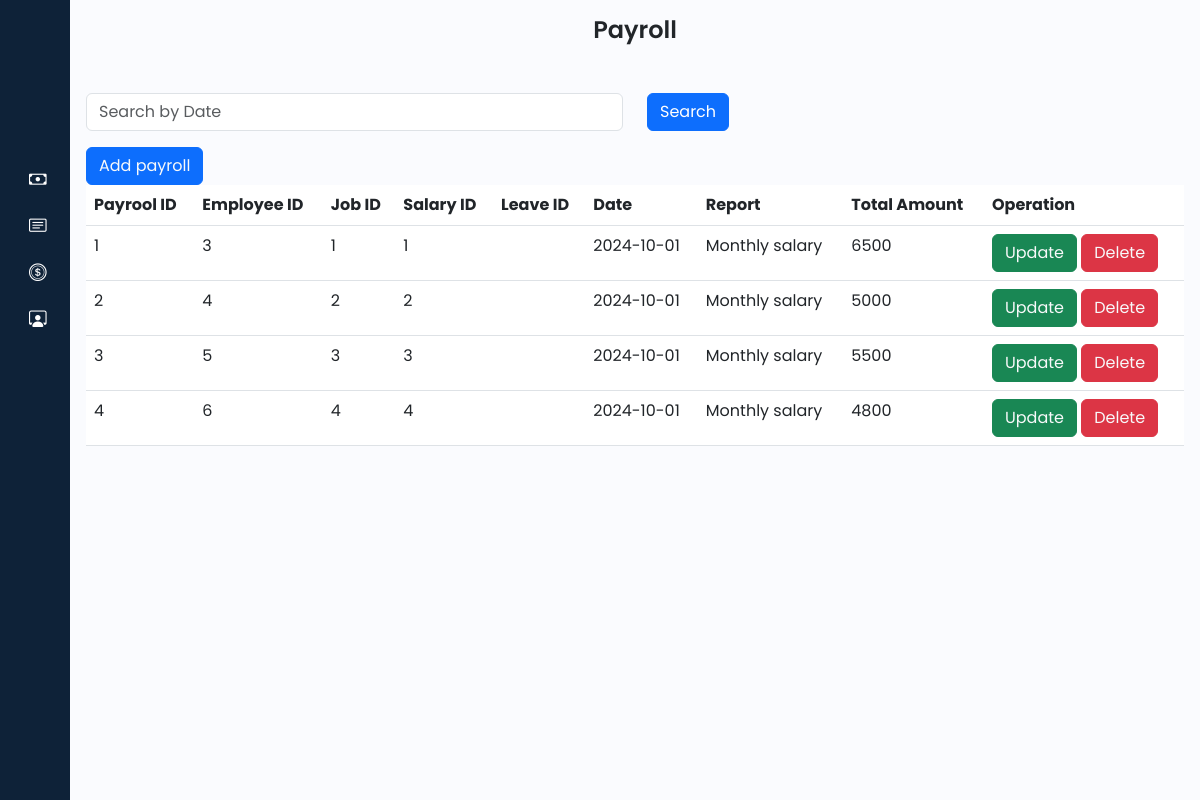
The app's page /admin/payRoll.php with its own data.
### tables this page shows
CREATE TABLE `payroll` (
  `payroll_ID` int(11) NOT NULL,
  `emp_ID` int(11) DEFAULT NULL,
  `job_ID` int(11) DEFAULT NULL,
  `salary_ID` int(11) DEFAULT NULL,
  `leave_ID` int(11) DEFAULT NULL,
  `date` date DEFAULT NULL,
  `report` text DEFAULT NULL,
  `total_amount` int(11) DEFAULT NULL
);

### admin/payRoll.php (the view, shortened to what this page needs)
<?php
@include '../connection/connect.php';
$select = "SELECT * FROM payroll";
$result = mysqli_query($con, $select);
?>
<!DOCTYPE html>
<html lang="en">
<head>
    <link href="https://cdn.lineicons.com/4.0/lineicons.css" rel="stylesheet" />
    <link href="https://cdn.jsdelivr.net/npm/bootstrap@5.3.0-alpha3/dist/css/bootstrap.min.css" rel="stylesheet"
>
    <link rel="stylesheet" href="https://cdn.jsdelivr.net/npm/bootstrap-icons@1.11.3/font/bootstrap-icons.min.css">
    <link rel="stylesheet" href="style/style.css">
</head>
<body>
    <div class="wrapper">
        <?php include 'sidebar.php'; ?>
        <div class="main p-3">
            <div class="text-center mb-5">
                <h1>
                    Payroll
                </h1>
            </div>
            <form method="post">
                <div class="row mb-3">
                    <div class="col-sm">
                        <input type="text" name="search_keyword" class="form-control" placeholder="Search by Date" value="<?php echo isset($search_keyword) ? $search_keyword : ''; ?>">
                    </div>
                    <div class="col-sm">
                        <button type="submit" name="search" class="btn btn-primary">Search</button>
                    </div>
                </div>
            </form>
            <button class="btn btn-primary">
                <a href="operation/payRoll/create.php" class="text-light">Add payroll</a>
            </button>
            <table class="table table-inverse">
            <thead>
                <tr>
                    <th>Payrool ID</th>
                    <th>Employee ID</th>
                    <th>Job ID</th>
                    <th>Salary ID</th>
                    <th>Leave ID</th>
                    <th>Date</th>
                    <th>Report</th>
                    <th>Total Amount</th>
                    <th>Operation</th>
                </tr>
            </thead>
            <tbody>
                <?php
                if ($result) {
                    while ($row = mysqli_fetch_assoc($result)) {
                        $payroll_ID = $row['payroll_ID'];
                        $emp_ID = $row['emp_ID'];
                        $job_ID = $row['job_ID'];
                        $salary_ID = $row['salary_ID'];
                        $leave_ID = $row['leave_ID'];
                        $date = $row['date'];
                        $report = $row['report'];
                        $total_amount = $row['total_amount'];
                        echo '<tr>
                            <td>'.$payroll_ID.' </td>
                            <td>'.$emp_ID.' </td>
                            <td>'.$job_ID.' </td>
                            <td>'.$salary_ID.' </td>
                            <td>'.$leave_ID.' </td>
                            <td>'.$date.' </td>
                            <td>'.$report.' </td>
                            <td>'.$total_amount.' </td>
                            <td>
                                <button class="btn btn-success"><a href="operation/payRoll/update.php?updatepayroll_ID='.$payroll_ID.'" class="text-light">Update</a></button>
                                <button class="btn btn-danger"><a href="operation/payRoll/delete.php?deletepayroll_ID='.$payroll_ID.'" class="text-light">Delete</a></button>
                            </td>
                        </tr>';
                    }
                }
                ?>
            </tbody>
            </table>
        </div>
    </div>
</body>
</html>

### admin/style/style.css (style rules this page uses)
a { text-decoration: none; }
h1 { font-weight: 600; font-size: 1.5rem; }
body { font-family: 'Poppins', sans-serif; }
.wrapper { display: flex; }
.main { min-height: 100vh; width: 100%; overflow: hidden; transition: all 0.35s ease-in-out; background-color: #fafbfe; }

### records on screen
payroll: payroll_ID "1", emp_ID "3", job_ID "1", salary_ID "1", date "2024-10-01", report "Monthly salary", total_amount "6500"
payroll: payroll_ID "2", emp_ID "4", job_ID "2", salary_ID "2", date "2024-10-01", report "Monthly salary", total_amount "5000"
payroll: payroll_ID "3", emp_ID "5", job_ID "3", salary_ID "3", date "2024-10-01", report "Monthly salary", total_amount "5500"
payroll: payroll_ID "4", emp_ID "6", job_ID "4", salary_ID "4", date "2024-10-01", report "Monthly salary", total_amount "4800"
